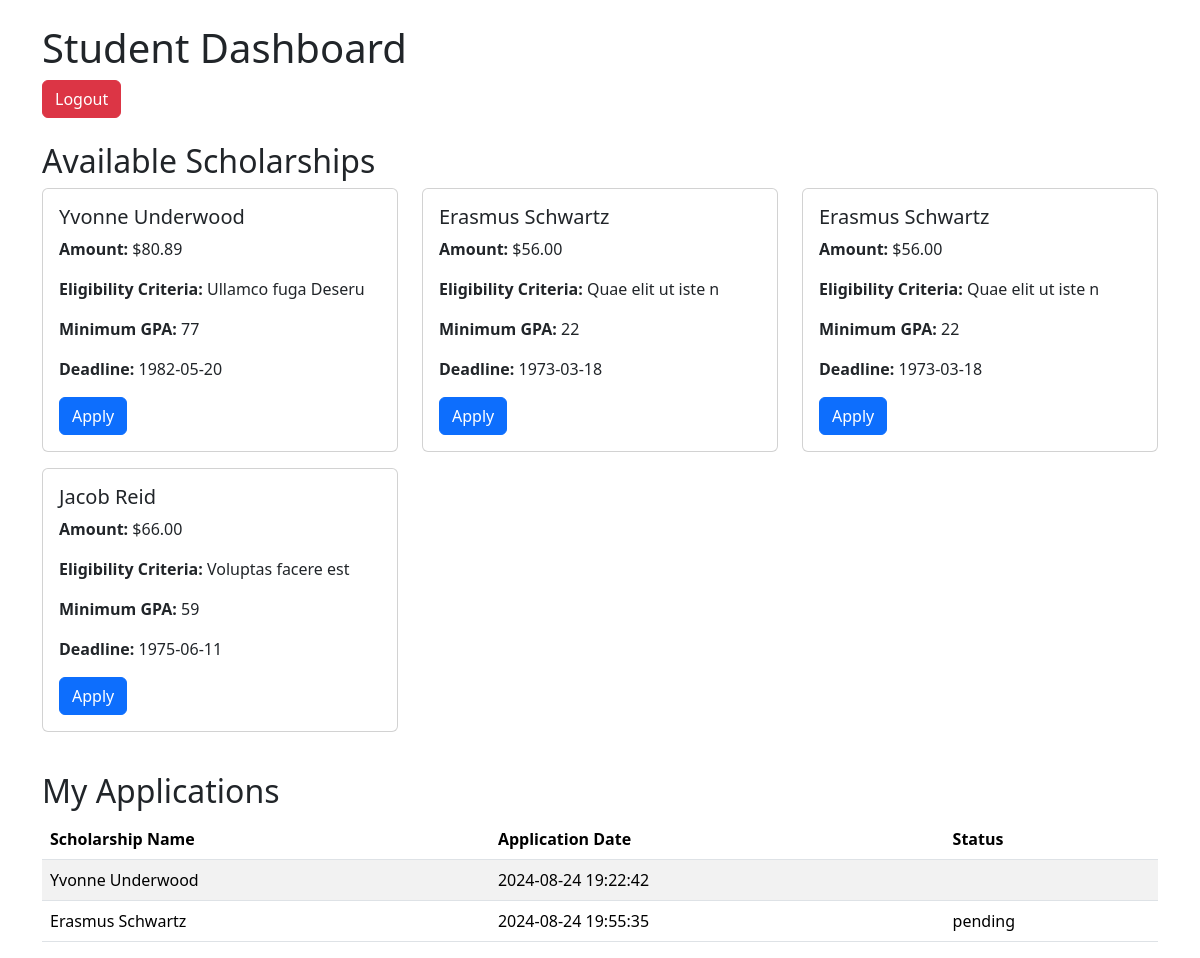
Screenshot of /student_dashboard.php (signed in) with the database file from the repository.
### tables this page shows
CREATE TABLE `scholarships` (
  `id` int(11) NOT NULL,
  `org_id` int(11) NOT NULL,
  `name` varchar(100) NOT NULL,
  `amount` decimal(10,2) NOT NULL,
  `eligibility_criteria` text NOT NULL,
  `min_gpa` float NOT NULL,
  `deadline` date NOT NULL
);

CREATE TABLE `applications` (
  `id` int(11) NOT NULL,
  `scholarship_id` int(11) NOT NULL,
  `student_id` int(11) NOT NULL,
  `application_date` timestamp NOT NULL DEFAULT current_timestamp(),
  `status` enum('pending','accepted','rejected') DEFAULT 'pending'
);

### student_dashboard.php (the view, shortened to what this page needs)
<?php
include 'config.php';
$student_id = $_SESSION['user_id'];
$sql = "SELECT * FROM scholarships";
$stmt = $pdo->prepare($sql);
$stmt->execute();
$scholarships = $stmt->fetchAll();
$sql = "SELECT a.*, s.name FROM applications a JOIN scholarships s ON a.scholarship_id = s.id WHERE a.student_id = :student_id";
$stmt = $pdo->prepare($sql);
$stmt->execute([':student_id' => $student_id]);
$applications = $stmt->fetchAll();
?>
<!DOCTYPE html>
<html lang="en">
<head>
    <link rel="stylesheet" href="Stylesheets/bootstrap.min.css" />
</head>
<body>
    <div class="container">
        <h1 class="mt-4">Student Dashboard</h1>
        <form method="POST" class="mb-4">
            <button type="submit" class="btn btn-danger" name="logout">Logout</button>
        </form>
        <h2 class="mt-4">Available Scholarships</h2>
        <div class="row">
            <?php foreach ($scholarships as $scholarship): ?>
                <div class="col-md-4 mb-3">
                    <div class="card">
                        <div class="card-body">
                            <h5 class="card-title"><?php echo htmlspecialchars($scholarship['name']); ?></h5>
                            <p class="card-text"><strong>Amount:</strong> $<?php echo number_format($scholarship['amount'], 2); ?></p>
                            <p class="card-text"><strong>Eligibility Criteria:</strong> <?php echo htmlspecialchars($scholarship['eligibility_criteria']); ?></p>
                            <p class="card-text"><strong>Minimum GPA:</strong> <?php echo htmlspecialchars($scholarship['min_gpa']); ?></p>
                            <p class="card-text"><strong>Deadline:</strong> <?php echo htmlspecialchars($scholarship['deadline']); ?></p>
                            <form method="POST">
                                <button type="submit" class="btn btn-primary" name="apply_scholarship">Apply</button>
                            </form>
                        </div>
                    </div>
                </div>
            <?php endforeach; ?>
        </div>
        <h2 class="mt-4">My Applications</h2>
        <table class="table table-striped">
            <thead>
                <tr>
                    <th>Scholarship Name</th>
                    <th>Application Date</th>
                    <th>Status</th>
                </tr>
            </thead>
            <tbody>
                <?php foreach ($applications as $application): ?>
                    <tr>
                        <td><?php echo htmlspecialchars($application['name']); ?></td>
                        <td><?php echo htmlspecialchars($application['application_date']); ?></td>
                        <td><?php echo htmlspecialchars($application['status']); ?></td>
                    </tr>
                <?php endforeach; ?>
            </tbody>
        </table>
    </div>
</body>
</html>

### rows the page displays
scholarships: name "Yvonne Underwood", amount "80.89", eligibility_criteria "Ullamco fuga Deseru", min_gpa "77", deadline "1982-05-20"
scholarships: name "Erasmus Schwartz", amount "56.00", eligibility_criteria "Quae elit ut iste n", min_gpa "22", deadline "1973-03-18"
scholarships: name "Erasmus Schwartz", amount "56.00", eligibility_criteria "Quae elit ut iste n", min_gpa "22", deadline "1973-03-18"
scholarships: name "Jacob Reid", amount "66.00", eligibility_criteria "Voluptas facere est", min_gpa "59", deadline "1975-06-11"
applications: scholarship.name "Yvonne Underwood", application_date "2024-08-24 19:22:42"
applications: scholarship.name "Erasmus Schwartz", application_date "2024-08-24 19:55:35", status "pending"
